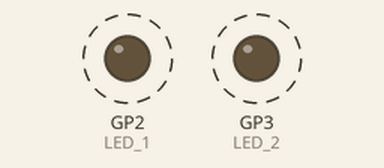
The sketch below on a simulated Raspberry Pi Pico. On the bench: output pins drawn as LEDs (lit = HIGH). Dashed ring = blinking.

Above: at 0.05 s.
Timing chart, 0 to 3.0 s (numbered marks = the images above):
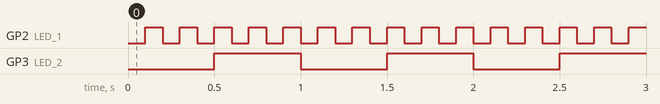

Measured:
- by itself, GP2 (LED_1): alternates HIGH for 0.10 s and LOW for 0.10 s
- by itself, GP3 (LED_2): alternates HIGH for 0.50 s and LOW for 0.50 s

The sketch:

freeRTOS_blink.ino
```cpp
#include <FreeRTOS.h>
#include <task.h>

#define LED_1  2
#define LED_2  3

void setup() {
  // put your setup code here, to run once:
  xTaskCreate(blink1,"BLINK1",128,nullptr,1,nullptr);
  xTaskCreate(blink2,"BLINK2",128,nullptr,1,nullptr);
  pinMode(LED_1,OUTPUT);

}

void setup1() {
  // put your setup code here, to run once:
  pinMode(LED_1,OUTPUT);

}


void blink1(void *param) {
  (void) param;
  pinMode(LED_1,OUTPUT);
  while(true)
  {
    digitalWrite(LED_1,LOW);
    delay(100);
    digitalWrite(LED_1,HIGH);
    delay(100);
  }
}

void blink2(void *param) {
  (void) param;
  pinMode(LED_2,OUTPUT);
  while(true)
  {
    digitalWrite(LED_2,LOW);
    delay(500);
    digitalWrite(LED_2,HIGH);
    delay(500);
  }
}

void loop()
{
  delay(500);
}
```
